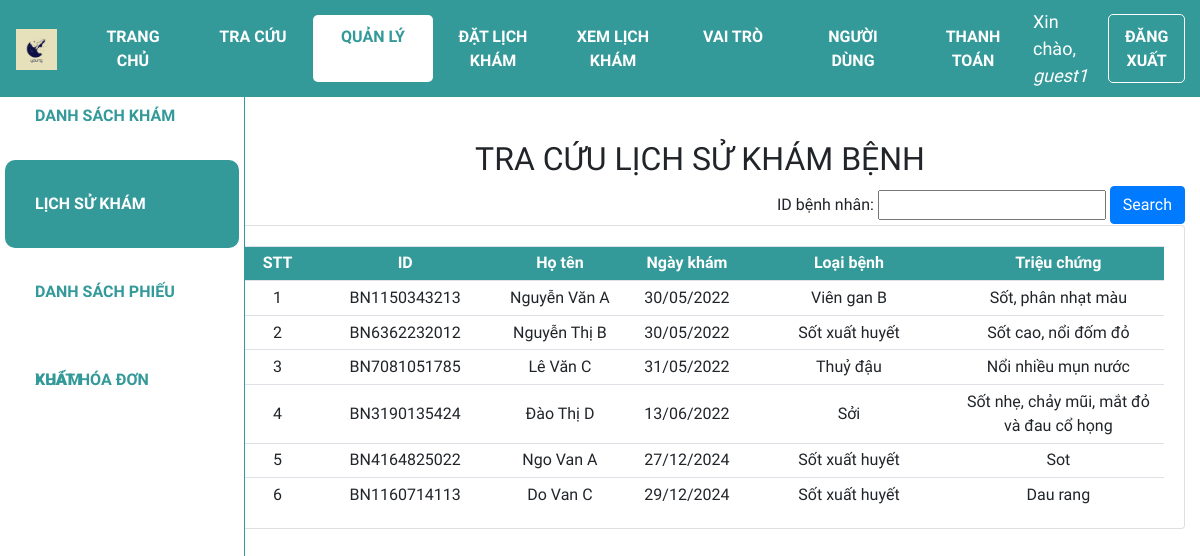
Before: /lsk (signed in) with the older database file.
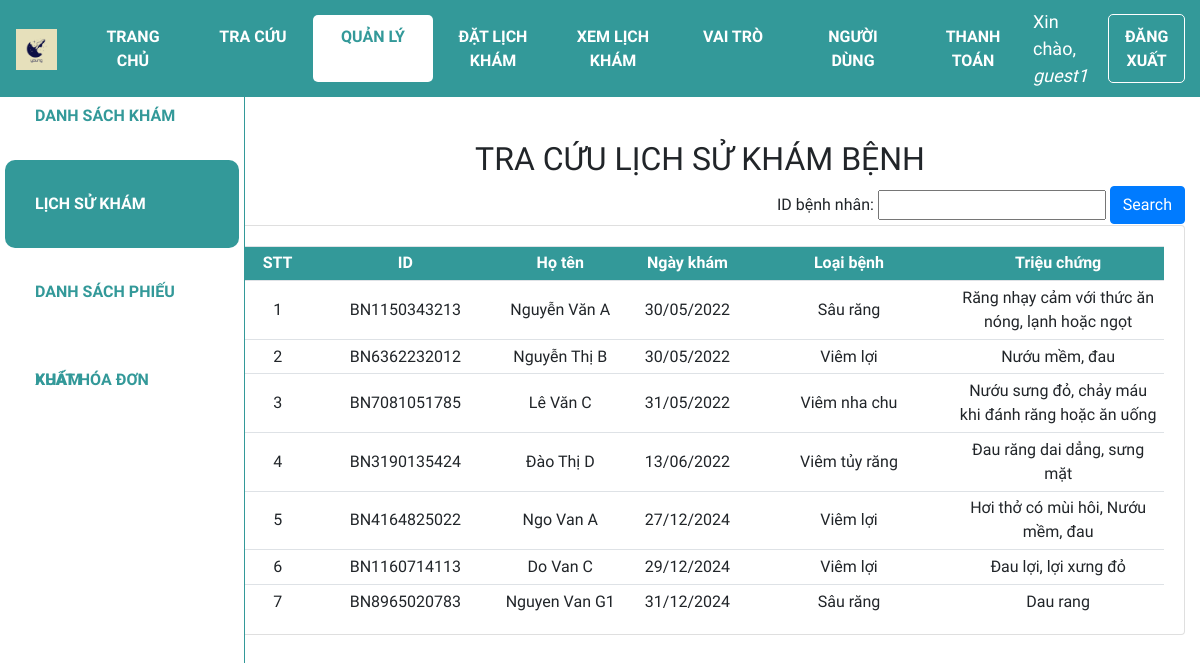
After: the same page with the newer database file.
### web_core/models.py (models this page shows, shortened)
class PHIEUKHAM(models.Model):
    id = ShortUUIDField(
        verbose_name='ID phiếu khám',
        length=10,
        max_length=12,
        prefix="PK",
        alphabet="0123456789",
        primary_key=True
    )
    id_benhnhan = models.ForeignKey(BENHNHAN, on_delete=models.CASCADE, verbose_name='ID bệnh nhân', null=True)
    ngay_kham = models.DateTimeField('Ngày khám', auto_now_add=True)
    trieu_chung = models.CharField('Triệu chứng', max_length=100)
    loai_benh = models.ForeignKey(
        DANHMUC,
        on_delete=models.CASCADE,
        limit_choices_to={'loai': 'Bệnh'},
        related_name='benh',
        verbose_name='Loại bệnh',
        null=True
    )

class BENHNHAN(models.Model):
    GIOITINH = (
        ('Nam', 'Nam'),
        ('Nữ', 'Nữ'),
    )
    id = ShortUUIDField(
        verbose_name='ID bệnh nhân',
        length=10,
        max_length=12,
        prefix="BN",
        alphabet="0123456789",
        primary_key=True
    )
    ho_ten = models.CharField('Họ tên', max_length=100)
    gioi_tinh = models.CharField('Giới tính', max_length=3, choices=GIOITINH)
    ngay_sinh = models.DateField('Ngày sinh', default='1990-01-01', null=True)
    dia_chi = models.CharField('Địa chỉ', max_length=255, null=True)
    appointment = models.OneToOneField('Appointment', on_delete=models.SET_NULL, null=True, blank=True)
    class Meta:
        permissions = [
            ('view_medicalrecord', 'Can view medical record'),
            ('change_medicalrecord', 'Can edit medical record'),
        ]

class DANHMUC(models.Model):
    CATEGORIES = (
        ('Bệnh', 'Bệnh'),
        ('Thuốc', 'Thuốc'),
        ('Đơn vị', 'Đơn vị'),
        ('Cách dùng', 'Cách dùng'),
    )
    id = ShortUUIDField(
        verbose_name='ID Danh mục',
        length=10,
        max_length=12,
        prefix="DM",
        alphabet="0123456789",
        primary_key=True
    )
    ten = models.CharField('Tên', max_length=255, unique=True)
    loai = models.CharField('Loại', max_length=20, choices=CATEGORIES)
    gia_tri = models.IntegerField('Giá trị', null=True, blank=True, validators=[MinValueValidator(0)])
    class Meta:
        permissions = [
            ('add_service', 'Can add service'),
            ('change_service', 'Can edit service'),
            ('delete_service', 'Can delete service'),
            ('view_service', 'Can view service'),
        ]

### web_core/views.py (the view)
# urls.py: path('lsk',views.lsk, name='quanli_lsk'),
@login_required(login_url='login')
def lsk(request):
    lsk = PHIEUKHAM.objects.all().order_by('ngay_kham')
    enum_lsk = enumerate(lsk, start = 1)
    myFilter = LichSuKhamFilter()
    if request.GET.__contains__('ID'):
        myFilter = LichSuKhamFilter(request.GET,queryset=lsk)
        lsk = myFilter.qs
        enum_lsk = enumerate(lsk, start = 1)
    context ={'lsk': lsk, 'myFilter':myFilter, 'enum_lsk': enum_lsk}
    return render(request, 'web_core/lsk.html',context)

### web_core/templates/web_core/lsk.html (shortened to what this page needs)
{% extends 'web_core/main.html' %}
{% block content %}
<div class="row">
    <div class="col-md-2">
        {% include 'web_core/sidebar.html' %}
    </div>
    <div class="col-md-10">
        <h2 class="table-title" style>TRA CỨU LỊCH SỬ KHÁM BỆNH</h2>
        <div class="btn-text-right">
            <form method="get">
                {{myFilter.form}}
                <button class="btn btn-primary" type="submit">Search</button>
            </form>
        </div>
        <div class="card card-body">
            <table class='table table-sm'>
                <tr class="table-head">
                    <th class="small-content">STT</th>
                    <th class="small-content">ID</th>
                    <th class="mid-content">Họ tên</th>
                    <th class="small-content">Ngày khám</th>
                    <th class="small-content">Loại bệnh</th>
                    <th class="large-content">Triệu chứng</th>
                </tr>
                {% for index,lsk in enum_lsk %}
                <tr>
                    <td class="small-content">{{index}}</td>
                    <td class="mid-content">{{lsk.id_benhnhan.id}}</td>
                    <td class="small-content">{{lsk.id_benhnhan.ho_ten}}</td>
                    <td class="small-content">{{lsk.ngay_kham|date:"d/m/Y"}}</td>
                    <td class="large-content">{{lsk.loai_benh.ten}}</td>
                    <td class="large-content">{{lsk.trieu_chung}}</td>
                </tr>
                {% endfor %}
            </table>
        </div>
    </div>
</div>
{% endblock %}

### web_core/templates/web_core/main.html (shortened to what this page needs)
{% load static %}
<!DOCTYPE html>
<html lang="en">
<head>
  <link rel="stylesheet" href="https://cdn.jsdelivr.net/npm/bootstrap@4.3.1/dist/css/bootstrap.min.css"
 />
  <link rel="stylesheet" type="text/css" href="{% static '/css/main.css' %}">
</head>
<body>
  {% include 'web_core/navbar.html' %}
  <div class="container-fluid" style="margin-top:90px;">
    {% block content %}
    {% endblock %}
  </div>
</body>
</html>

### web_core/templates/web_core/navbar.html (shortened to what this page needs)
{% load static %}
<nav class="navbar navbar-expand-lg my-navbar fixed-top">
    <a href="{% url 'home' %}">
        <img class="navbar-brand" alt="logo-brand" src="{% static 'images/favicon.png' %}" height="50"
            style="padding-bottom: 4px" />
    </a>
    <div class="collapse navbar-collapse" id="navbarNav">
        {% with request.resolver_match.url_name as url_name %}
        <div class="navbar-nav">
            <a class="nav-item nav-link my-nav-item {% if url_name == 'home' %}my-nav-active{% endif %}"
                href="{% url 'home' %}">Trang chủ</a>
            <a class="nav-item nav-link my-nav-item {% if url_name == 'lsk_guest' %}my-nav-active{% endif %}"
                href="{% url 'lsk_guest' %}">Tra cứu</a>
            <a class="nav-item nav-link my-nav-item {% if 'quanli' in url_name %}my-nav-active{% endif %}"
                href="{% url 'quanli_dskb' %}">Quản lý</a>
                <a class="nav-item nav-link my-nav-item {% if url_name == 'book_appointment' %}my-nav-active{% endif %}"
                href="{% url 'book_appointment' %}">Đặt lịch khám</a>
            <a href="{% url 'view_appointments' %}" class="nav-item nav-link my-nav-item view-appointment">
                    Xem lịch khám</a>
            <a class="nav-item nav-link my-nav-item {% if url_name == 'role_list' %}my-nav-active{% endif %}"
                    href="{% url 'role_list' %}">Vai trò</a>
            <a class="nav-item nav-link my-nav-item {% if url_name == 'user_list' %}my-nav-active{% endif %}"
                    href="{% url 'user_list' %}">Người dùng</a>
                    <a class="nav-item nav-link my-nav-item payment {% if url_name == 'payment' %}my-nav-active{% endif %}"
                    href="{% url 'payment' %}">
                    THANH TOÁN
                </a>
        </div>
        {% endwith %}
    </div>
    {% with request.resolver_match.url_name as url_name %}
    {% if request.user.is_authenticated %}
    <span class="hello-msg">Xin chào, <span> {{request.user}} </span></span>
    <a class="nav-item nav-link my-nav-item my-btn" href="{% url 'logout' %}">Đăng xuất</a>
    {% else %}
    <a class="nav-item nav-link my-nav-item my-btn {% if url_name == 'login' %}my-nav-active{% endif %}"
        href="{% url 'login' %}">Đăng nhập</a>
    {% endif %}
    {% endwith %}
</nav>

### web_core/templates/web_core/sidebar.html (shortened to what this page needs)
<nav class="navbar navbar-expand-md my-navbar fixed-left">
    {% with request.resolver_match.url_name as url_name %}
    <div class="navbar-nav my-sidebar-nav">
        <a class="nav-item nav-link my-sidebar-item {% if 'dskb' in url_name %}my-sidebar-active{% endif %}"
            href="{% url 'quanli_dskb' %}">Danh sách khám bệnh</a>
        <a class="nav-item nav-link my-sidebar-item {% if 'lsk' in url_name %}my-sidebar-active{% endif %}"
            href="{% url 'quanli_lsk' %}">Lịch sử khám</a>
        <a class="nav-item nav-link my-sidebar-item {% if 'dspk' in url_name %}my-sidebar-active{% endif %}"
            href="{% url 'quanli_dspk' %}">Danh sách phiếu khám</a>
        <a class="nav-item nav-link my-sidebar-item {% if 'xuathoadon' in url_name %}my-sidebar-active{% endif %}"
            href="{% url 'quanli_xuathoadon' %}">Xuất hóa đơn</a>
    </div>
    {% endwith %}
</nav>

### web_core/static/css/main.css (style rules this page uses)
* { font-family: 'Baloo 2', cursive; }
html, body { margin: 0; padding: 0; height: 100%; overflow-x: hidden; }

### web_core/templates/web_core/navbar.html (style rules this page uses)
.my-navbar.fixed-top { position: fixed; color: #fff; background-color: #399; z-index: 10; }
.my-nav-item { color: #fff; font-weight: bold; padding: 9.6px 16px !important; text-transform: uppercase; border-radius: 5px; width: 120px; text-align: center; }
.my-nav-active, .my-nav-active:hover { color: #399; background-color: #fff; }
.my-btn { border: 1px solid #fff; margin-right: 10px; }
.hello-msg { font-size: 18px; color: #fff; margin-right: 20px; }
.hello-msg>span { font-style: italic; }
.my-nav-item.view-appointment { color: #fff; font-weight: bold; padding: 9.6px 16px !important; text-transform: uppercase; border-radius: 5px; width: 120px; text-align: center; }
.my-nav-item.payment { background-color: transparent; color: #fff; font-weight: bold; padding: 9.6px 16px; text-transform: uppercase; border-radius: 5px; width: 120px; text-align: center; }

### web_core/templates/web_core/lsk.html (style rules this page uses)
.col-md-2 { padding: 0; }
.col-md-10 { margin-top: 50px; }
.card-body { padding-bottom: 0px; }
.table-title { text-align: center; }
.table td, .table th { vertical-align: middle; text-align: center; }
.small-content { width: 150px; }
.mid-content { width: 250px; }
.large-content { width: 450px; }
.table-head { color: #ffff; background-color: #399; }
.btn-text-right { text-align: right; }

### web_core/templates/web_core/sidebar.html (style rules this page uses)
.my-navbar.fixed-left { position: fixed; top: 72px; left: 0; bottom: 0; padding: 0; z-index: 1; width: 245px; background: #fff; border-right: 1px solid #399; flex-flow: column nowrap; align-items: flex-start; }
.navbar-nav.my-sidebar-nav { flex-direction: column; }
.my-sidebar-item { color: #399; font-weight: bold; padding: 0 30px !important; margin: 0 5px; text-transform: uppercase; height: 88px; line-height: 88px; border-radius: 10px; }
.my-sidebar-active, .my-sidebar-active:hover { color: #fff; background-color: #399; }

Changed rows visible on the page:
changed PHIEUKHAM "BN1150343213": loai_benh.ten "Viên gan B" → "Sâu răng"; trieu_chung "Sốt, phân nhạt màu" → "Răng nhạy cảm với thức ăn nóng, lạnh hoặc ngọt"
changed PHIEUKHAM "BN6362232012": loai_benh.ten "Sốt xuất huyết" → "Viêm lợi"; trieu_chung "Sốt cao, nổi đốm đỏ" → "Nướu mềm, đau"
changed PHIEUKHAM "BN7081051785": loai_benh.ten "Thuỷ đậu" → "Viêm nha chu"; trieu_chung "Nổi nhiều mụn nước" → "Nướu sưng đỏ, chảy máu khi đánh răng hoặc ăn uống"
changed PHIEUKHAM "BN3190135424": loai_benh.ten "Sởi" → "Viêm tủy răng"; trieu_chung "Sốt nhẹ, chảy mũi, mắt đỏ và đau cổ họng" → "Đau răng dai dẳng, sưng mặt"
changed PHIEUKHAM "BN4164825022": loai_benh.ten "Sốt xuất huyết" → "Viêm lợi"; trieu_chung "Sot" → "Hơi thở có mùi hôi, Nướu mềm, đau"
changed PHIEUKHAM "BN1160714113": loai_benh.ten "Sốt xuất huyết" → "Viêm lợi"; trieu_chung "Dau rang" → "Đau lợi, lợi xưng đỏ"
added PHIEUKHAM: index "7", id_benhnhan.id "BN8965020783", id_benhnhan.ho_ten "Nguyen Van G1", ngay_kham "31/12/2024", loai_benh.ten "Sâu răng", trieu_chung "Dau rang"
